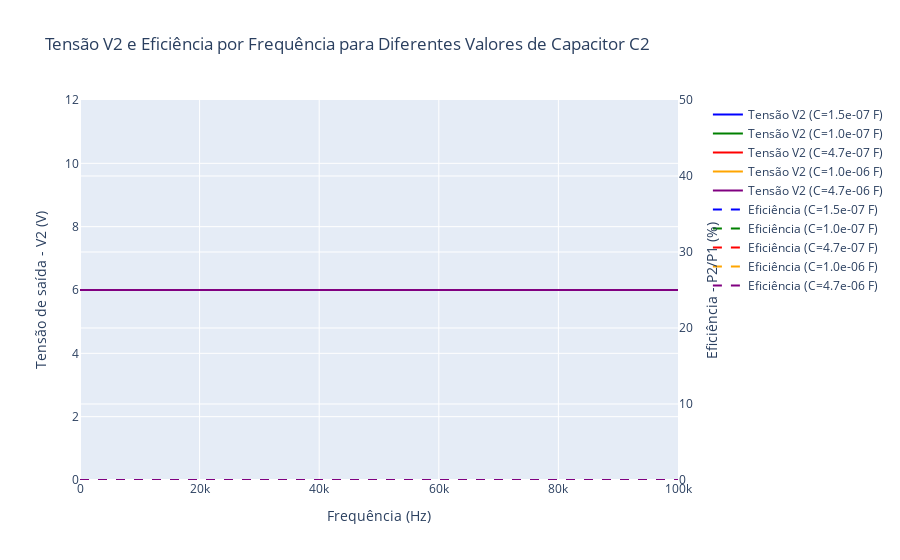

This figure's notebook cell:
### Code cell
def ajustar_resistencia_pelicular(R_DC, freq):
    return R_DC * (1 + freq / 100e3)

# Função para ajustar a resistência com o efeito pelicular
def ajustar_resistencia_pelicular(R_DC, freq):
    return R_DC * (1 + freq / 100e3)

# Função para simular a tensão V2 e a eficiência com o capacitor C2 em paralelo
def simular_tensao_eficiencia(Uf, Rc, C2, freq):
    omega = 2 * np.pi * freq  # Frequência angular
    XL1 = omega * L1          # Reatância indutiva no primário
    XL2 = omega * L2          # Reatância indutiva no secundário
    XC2 = 1 / (omega * C2)    # Reatância capacitiva no secundário
    
    # Ajustar as resistências pelo efeito pelicular
    R1 = ajustar_resistencia_pelicular(R1_DC, freq)
    R2 = ajustar_resistencia_pelicular(R2_DC, freq)
    
    # Matriz de impedância Z do circuito
    Z = np.array([[R1 + XL1, -XM], 
                  [-XM, XL2 + (R2 * Rc) / (R2 + Rc) - XC2]])
    
    # Vetor de tensões
    V = np.array([Uf, 0])
    i = np.dot(linalg.inv(Z), V)  # Cálculo das correntes
    
    V2 = Uf  # Considerando acoplamento ideal para a tensão no secundário
    
    # Cálculo da eficiência
    I1 = i[0]  # Corrente no primário
    I2 = i[1]  # Corrente no secundário
    P_entrada = np.real(Uf * np.conjugate(I1))  # Potência de entrada
    P_saida = np.real(V2 * np.conjugate(I2))  # Potência de saída
    
    eficiencia = P_saida / P_entrada if P_entrada != 0 else 0
    
    return np.abs(V2), eficiencia

# Inicializando listas para armazenar resultados
resultados_tensao = {}
resultados_eficiencia = {}

# Loop para simular diferentes capacitores C2 e frequências
for C2 in valores_c2:
    V2_list = []  # Lista para armazenar V2 em diferentes frequências
    eficiencia_list = []  # Lista para armazenar eficiência em diferentes frequências
    
    for freq in frequencias:
        V2, eficiencia = simular_tensao_eficiencia(Uf, Rc, C2, freq)
        V2_list.append(V2)  # Armazena a magnitude da tensão V2
        eficiencia_list.append(eficiencia)  # Armazena a eficiência
        
    resultados_tensao[C2] = V2_list
    resultados_eficiencia[C2] = eficiencia_list

# Criar o gráfico usando plotly.graph_objects (plotly.go)
fig = go.Figure()

# Adicionar uma curva para a tensão V2 (linhas sólidas)
for C2, cor in zip(valores_c2, ['blue', 'green', 'red', 'orange', 'purple']):
    fig.add_trace(go.Scatter(
        x=frequencias,
        y=resultados_tensao[C2],
        mode='lines',
        name=f'Tensão V2 (C={C2:.1e} F)',
        line=dict(color=cor, dash='solid')
    ))

# Adicionar uma curva para a eficiência (linhas tracejadas)
for C2, cor in zip(valores_c2, ['blue', 'green', 'red', 'orange', 'purple']):
    fig.add_trace(go.Scatter(
        x=frequencias,
        y=resultados_eficiencia[C2],
        mode='lines',
        name=f'Eficiência (C={C2:.1e} F)',
        line=dict(color=cor, dash='dash')
    ))

# Configurar o layout com dois eixos Y
fig.update_layout(
    title='Tensão V2 e Eficiência por Frequência para Diferentes Valores de Capacitor C2',
    xaxis=dict(title='Frequência (Hz)', type='linear'),
    yaxis=dict(title='Tensão de saída - V2 (V)', side='left', range=[0, 12]),
    yaxis2=dict(title='Eficiência - P2/P1 (%)', overlaying='y', side='right', range=[0, 50]),
    legend=dict(x=1.05, y=1, traceorder='normal'),
)

# Associar as linhas tracejadas ao eixo da eficiência
for i in range(len(valores_c2), len(fig.data)):
    fig.data[i].update(yaxis="y2")

# Mostrar o gráfico
fig.show()

### Figure 1 — Plotly figure (JSON) as saved in the notebook; plotly's stock layout.template omitted (floating-point values rounded to 4 significant figures; data arrays with more than 128 entries replaced by an {"elided": "..."} marker saying what was removed)
{"data": [{"line": {"color": "blue", "dash": "solid"}, "mode": "lines", "name": "Tensão V2 (C=1.5e-07 F)", "type": "scatter", "x": {"elided": "500 float values"}, "y": {"elided": "500 int values"}}, {"line": {"color": "green", "dash": "solid"}, "mode": "lines", "name": "Tensão V2 (C=1.0e-07 F)", "type": "scatter", "x": {"elided": "500 float values"}, "y": {"elided": "500 int values"}}, {"line": {"color": "red", "dash": "solid"}, "mode": "lines", "name": "Tensão V2 (C=4.7e-07 F)", "type": "scatter", "x": {"elided": "500 float values"}, "y": {"elided": "500 int values"}}, {"line": {"color": "orange", "dash": "solid"}, "mode": "lines", "name": "Tensão V2 (C=1.0e-06 F)", "type": "scatter", "x": {"elided": "500 float values"}, "y": {"elided": "500 int values"}}, {"line": {"color": "purple", "dash": "solid"}, "mode": "lines", "name": "Tensão V2 (C=4.7e-06 F)", "type": "scatter", "x": {"elided": "500 float values"}, "y": {"elided": "500 int values"}}, {"line": {"color": "blue", "dash": "dash"}, "mode": "lines", "name": "Eficiência (C=1.5e-07 F)", "type": "scatter", "x": {"elided": "500 float values"}, "y": {"elided": "500 float values"}, "yaxis": "y2"}, {"line": {"color": "green", "dash": "dash"}, "mode": "lines", "name": "Eficiência (C=1.0e-07 F)", "type": "scatter", "x": {"elided": "500 float values"}, "y": {"elided": "500 float values"}, "yaxis": "y2"}, {"line": {"color": "red", "dash": "dash"}, "mode": "lines", "name": "Eficiência (C=4.7e-07 F)", "type": "scatter", "x": {"elided": "500 float values"}, "y": {"elided": "500 float values"}, "yaxis": "y2"}, {"line": {"color": "orange", "dash": "dash"}, "mode": "lines", "name": "Eficiência (C=1.0e-06 F)", "type": "scatter", "x": {"elided": "500 float values"}, "y": {"elided": "500 float values"}, "yaxis": "y2"}, {"line": {"color": "purple", "dash": "dash"}, "mode": "lines", "name": "Eficiência (C=4.7e-06 F)", "type": "scatter", "x": {"elided": "500 float values"}, "y": {"elided": "500 float values"}, "yaxis": "y2"}], "layout": {"legend": {"traceorder": "normal", "x": 1.05, "y": 1}, "title": {"text": "Tensão V2 e Eficiência por Frequência para Diferentes Valores de Capacitor C2"}, "xaxis": {"title": {"text": "Frequência (Hz)"}, "type": "linear"}, "yaxis": {"range": [0, 12], "side": "left", "title": {"text": "Tensão de saída - V2 (V)"}}, "yaxis2": {"overlaying": "y", "range": [0, 50], "side": "right", "title": {"text": "Eficiência - P2/P1 (%)"}}}}
